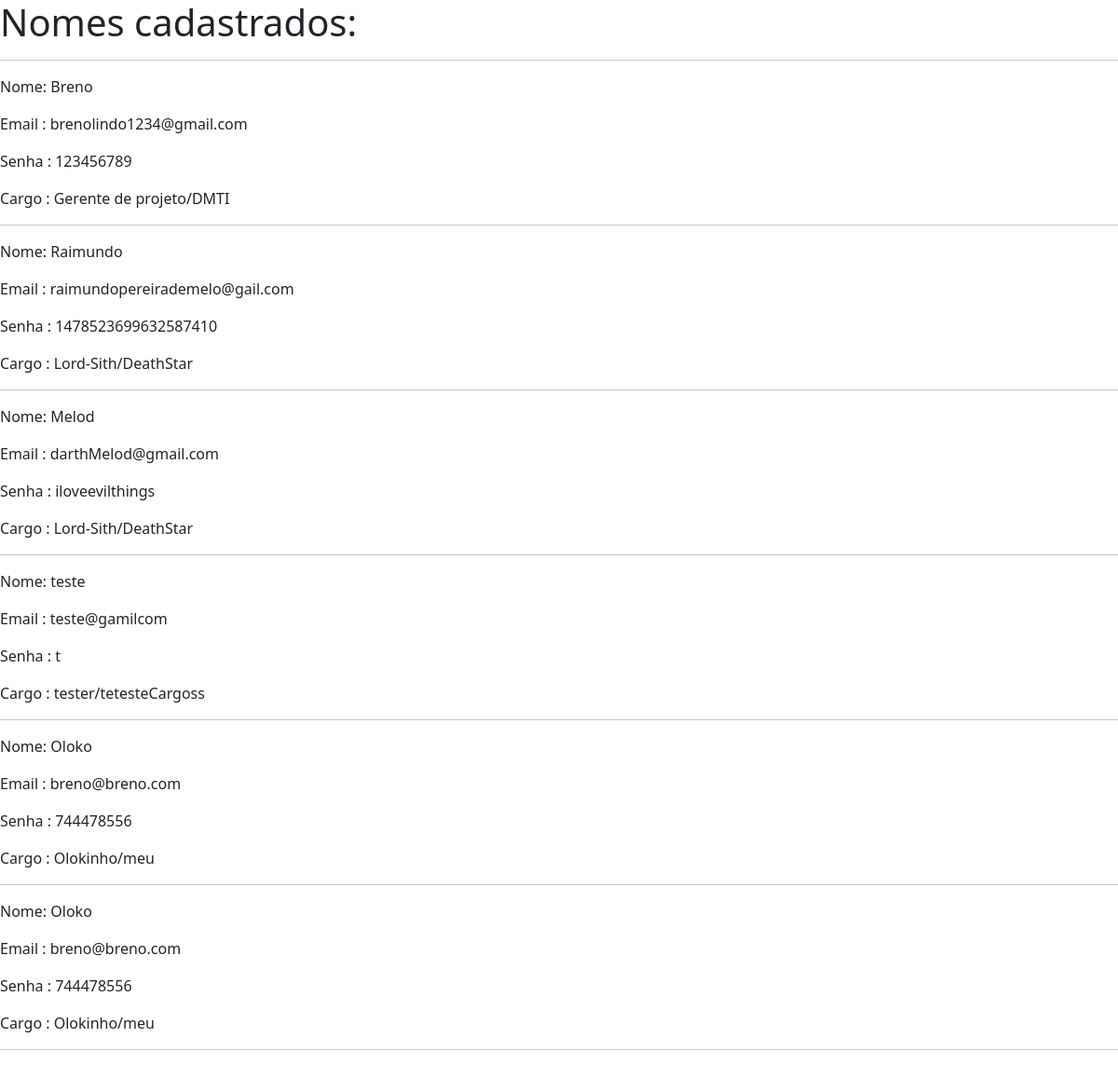
The app's page /autenticacao/lista/ with its own data.
### autentication/models.py (models this page shows, shortened)
class Pessoa(models.Model):
    nome = models.CharField(
        verbose_name="Nome",
        null=True,
        blank=True,
        max_length=100,
    )
    email = models.EmailField(
        verbose_name="Email",
        null=True,
        blank=True,
    )
    senha = models.CharField(
        verbose_name="Senha",
        null=True,
        blank=True,
        max_length=100,
    )
    cargo = models.ForeignKey(
        Cargos,
        on_delete=models.CASCADE,
        null=True,
        blank=True,
    )

class Cargos(models.Model):
    nome = models.CharField(
        verbose_name="Nome do cargo",
        null=True,
        blank=True,
        max_length=100,
    )
    lotacao = models.CharField(
        verbose_name="Lotação",
        null=True,
        blank=True,
        max_length=100,
    )

### autentication/views.py (the view)
# urls.py: path('lista/',views.listagem,name="lista")
def listagem(request):
    pessoas = Pessoa.objects.all()
    cargo = Cargos.objects.get(id=2)
    new_job = pessoas.get(nome="Breno")
    new_job.cargo = cargo
    new_job.save()
    return render(request, "listagem.html", {"pessoas": pessoas})

### autentication/templates/listagem.html (shortened to what this page needs)
<!DOCTYPE html>
<html lang="pt-br">
{% extends 'base.html' %}
{% load static %}
    {% block 'listagem' %}
    <h1>Nomes cadastrados:</h1>
    <div>
        <hr>
        {% for pessoa in pessoas %}
        <p>Nome: {{pessoa.nome}}</p>
        <p>Email : {{pessoa.email}}</p>
        <p>Senha : {{pessoa.senha}}</p>
        <p>Cargo : {{pessoa.cargo.nome}}/{{pessoa.cargo.lotacao}}</p>
        <hr>
        {% endfor %}
    </div>
    {% endblock %}

### templates/base.html (shortened to what this page needs)
<!doctype html>
<html lang="pt-br">
<head>
    <link href="https://cdn.jsdelivr.net/npm/bootstrap@5.3.3/dist/css/bootstrap.min.css" rel="stylesheet"
>
</head>
<body>
    {% block 'listagem' %}
    {% endblock %}
</body>
</html>

### records on screen
Pessoa: nome "Breno", email "brenolindo1234@gmail.com", senha "123456789", cargo.nome "Gerente de projeto", cargo.lotacao "DMTI"
Pessoa: nome "Raimundo", email "raimundopereirademelo@gail.com", senha "1478523699632587410", cargo.nome "Lord-Sith", cargo.lotacao "DeathStar"
Pessoa: nome "Melod", email "darthMelod@gmail.com", senha "iloveevilthings", cargo.nome "Lord-Sith", cargo.lotacao "DeathStar"
Pessoa: nome "teste", email "teste@gamilcom", senha "t", cargo.nome "tester", cargo.lotacao "tetesteCargoss"
Pessoa: nome "Oloko", email "breno@breno.com", senha "744478556", cargo.nome "Olokinho", cargo.lotacao "meu"
Pessoa: nome "Oloko", email "breno@breno.com", senha "744478556", cargo.nome "Olokinho", cargo.lotacao "meu"
